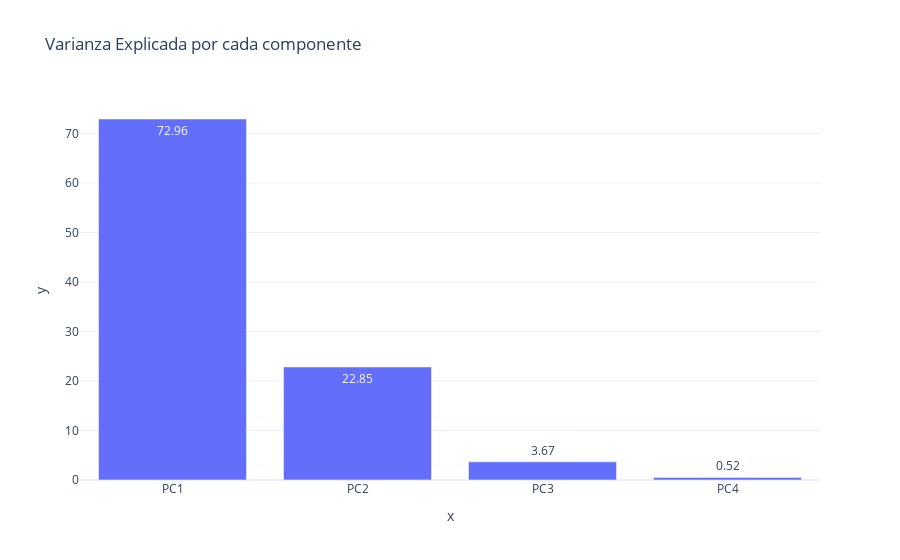

The notebook cell saved with this chart:
### Code cell
px.bar(x = columns, y = percent_variance, text = percent_variance, template = 'plotly_white', title = 'Varianza Explicada por cada componente')

### Figure 1 — Plotly figure (JSON) as saved in the notebook; plotly's stock layout.template omitted (floating-point values rounded to 4 significant figures)
{"data": [{"alignmentgroup": "True", "hovertemplate": "x=%{x}<br>y=%{y}<br>text=%{text}<extra></extra>", "legendgroup": "", "marker": {"color": "#636efa"}, "name": "", "offsetgroup": "", "orientation": "v", "showlegend": false, "text": [72.96, 22.85, 3.67, 0.52], "textposition": "auto", "type": "bar", "x": ["PC1", "PC2", "PC3", "PC4"], "xaxis": "x", "y": [72.96, 22.85, 3.67, 0.52], "yaxis": "y"}], "layout": {"autosize": true, "barmode": "relative", "legend": {"tracegroupgap": 0}, "title": {"text": "Varianza Explicada por cada componente"}, "xaxis": {"anchor": "y", "autorange": true, "domain": [0, 1], "range": [-0.5, 3.5], "title": {"text": "x"}, "type": "category"}, "yaxis": {"anchor": "x", "autorange": true, "domain": [0, 1], "range": [0, 76.8], "title": {"text": "y"}, "type": "linear"}}}
